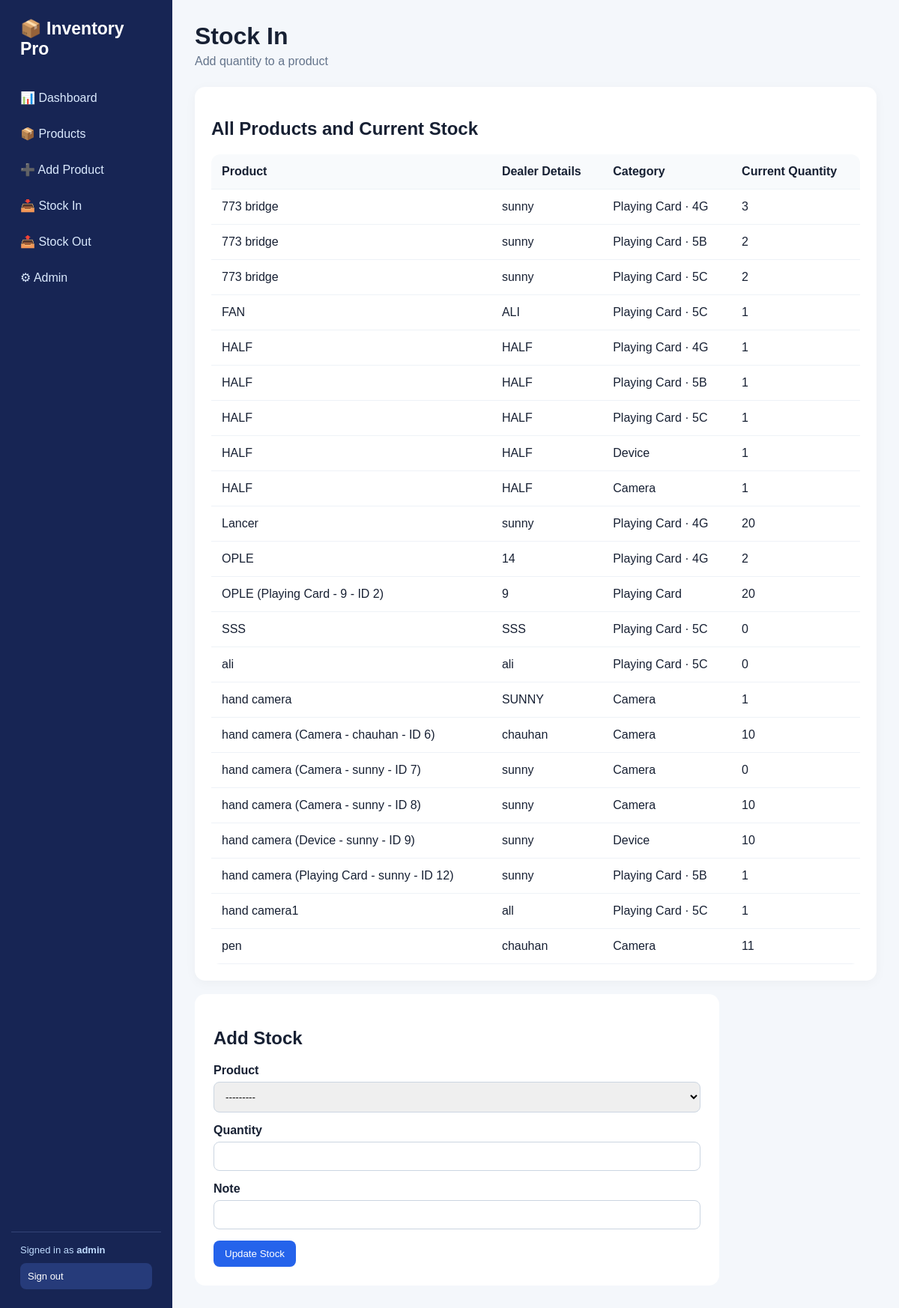
Page /stock-in/ (signed in) on the committed database.
### inventory/models.py (models this page shows, shortened)
class Product(models.Model):
    name = models.CharField(
        max_length=150,
    )
    sku = models.CharField(max_length=50)
    category = models.ForeignKey(Category, on_delete=models.SET_NULL, null=True, blank=True)
    subcategory = models.CharField(
        max_length=2,
        choices=[("5C", "5C"), ("5B", "5B"), ("4G", "4G")],
        blank=True,
    )
    purchase_price = models.DecimalField(max_digits=12, decimal_places=2, default=0)
    selling_price = models.DecimalField(max_digits=12, decimal_places=2, default=0)
    quantity = models.PositiveIntegerField(default=0)
    low_stock_limit = models.PositiveIntegerField(default=5)
    created_at = models.DateTimeField(auto_now_add=True)
    class Meta:
        constraints = [
            models.UniqueConstraint(
                fields=("name", "category", "subcategory"),
                name="unique_product_name_category_subcategory",
                violation_error_message=(
                    "A product with this name already exists in this "
                    "category and subcategory."
                ),
            )
        ]

class Category(models.Model):
    name = models.CharField(max_length=100, unique=True)
    def __str__(self): return self.name

### inventory/views.py (the view)
# urls.py: path("stock-in/", views.stock_in, name="stock_in"),
@login_required
def stock_in(request):
    return stock_change(request, "IN")

### inventory/forms.py
class StockTransactionForm(forms.Form):
    product = ProductChoiceField(queryset=Product.objects.none())
    quantity = forms.IntegerField(min_value=1)
    note = forms.CharField(required=False, max_length=255)
    def __init__(self, *args, kind, **kwargs):
        super().__init__(*args, **kwargs)
        products = Product.objects.order_by("name")
        if kind == "OUT":
            products = products.filter(quantity__gt=0)
        self.fields["product"].queryset = products

### inventory/forms.py (called while the page is built)
    def label_from_instance(self, product):
        return f"{product.name} ({product.sku}) — Current: {product.quantity}"

### templates/stock_form.html (shortened to what this page needs)
{% extends "base.html" %}{% block title %}{% if kind == "IN" %}Stock In{% else %}Stock Out{% endif %}{% endblock %}{% block content %}
<div class="top"><div><h1>{% if kind == "IN" %}Stock In{% else %}Stock Out / Sales{% endif %}</h1><div class="muted">{% if kind == "IN" %}Add quantity to a product{% else %}Choose a product to sell from available stock{% endif %}</div></div></div>
<div class="card"><h2>All Products and Current Stock</h2><table><tr><th>Product</th><th>Dealer Details</th><th>Category</th><th>Current Quantity</th></tr>
{% for p in products %}<tr><td>{{p.name}}</td><td>{{p.sku}}</td><td>{{p.category|default:"-"}}{% if p.subcategory %} · {{p.subcategory}}{% endif %}</td><td>{{p.quantity}}</td></tr>
{% empty %}<tr><td colspan="4">No products have been added yet.</td></tr>{% endfor %}</table></div>
<br><form method="post" class="form">{% csrf_token %}<h2>{% if kind == "IN" %}Add Stock{% else %}Record Sale / Stock Out{% endif %}</h2>
<div class="field"><label for="{{form.product.id_for_label}}">Product</label>{{form.product}}</div>
<div class="field"><label for="{{form.quantity.id_for_label}}">Quantity</label>{{form.quantity}}{% for error in form.quantity.errors %}<div class="alert">{{error}}</div>{% endfor %}</div>
<div class="field"><label for="{{form.note.id_for_label}}">Note</label>{{form.note}}{% for error in form.note.errors %}<div class="alert">{{error}}</div>{% endfor %}</div>
<button class="btn">{% if kind == "IN" %}Update Stock{% else %}Record Sale{% endif %}</button></form>{% endblock %}

### templates/base.html (shortened to what this page needs)
<!doctype html>
<html><head><meta charset="utf-8"><meta name="viewport" content="width=device-width,initial-scale=1">
</head><body>
<aside class="sidebar"><div class="brand">📦 Inventory Pro</div><div class="nav">
<a href="/">📊 Dashboard</a><a href="/products/">📦 Products</a><a href="/products/add/">➕ Add Product</a>
<a href="/stock-in/">📥 Stock In</a><a href="/stock-out/">📤 Stock Out</a><a href="/admin/">⚙ Admin</a>
</div><div class="sidebar-footer"><div>Signed in as <strong>{{ request.user.get_username }}</strong></div><form method="post" action="{% url 'logout' %}">{% csrf_token %}<button type="submit">Sign out</button></form></div></aside>
<main class="main">
{% block content %}{% endblock %}
</main></body></html>

### templates/base.html (style rules this page uses)
* { box-sizing:border-box }
body { margin:0;font-family:Arial,sans-serif;background:#f4f7fb;color:#172033 }
.sidebar { position:fixed;left:0;top:0;bottom:0;width:230px;background:#172554;color:white;padding:25px 15px;display:flex;flex-direction:column }
.brand { font-size:23px;font-weight:700;padding:0 12px 25px }
.nav a { display:block;color:#dbeafe;text-decoration:none;padding:12px;border-radius:9px;margin:5px 0 }
.sidebar-footer { margin-top:auto;padding:16px 12px 0;border-top:1px solid #334477;color:#bfdbfe;font-size:13px }
.sidebar-footer form { margin-top:10px }
.sidebar-footer button { width:100%;padding:10px;border:0;border-radius:8px;background:#263b7a;color:white;text-align:left;cursor:pointer;font:inherit }
.main { margin-left:230px;padding:30px;max-width:1400px }
.top { display:flex;justify-content:space-between;align-items:center;margin-bottom:25px }
h1 { margin:0 0 6px }
.muted { color:#64748b }
.card { background:white;padding:22px;border-radius:14px;box-shadow:0 3px 15px #0000000a }
table { width:100%;border-collapse:collapse;background:white;border-radius:12px;overflow:hidden }
th,td { padding:14px;text-align:left;border-bottom:1px solid #eef2f7 }
th { background:#f8fafc }
.btn { display:inline-block;border:0;border-radius:8px;padding:10px 15px;text-decoration:none;background:#2563eb;color:white;cursor:pointer }
.form { max-width:700px;background:white;padding:25px;border-radius:14px }
.field { margin-bottom:15px }
label { display:block;font-weight:600;margin-bottom:6px }
input,select { width:100%;padding:11px;border:1px solid #cbd5e1;border-radius:8px }

### rows in the picture
Product: name "773 bridge", sku "sunny", category "Playing Card", subcategory "4G", quantity "3"
Product: name "773 bridge", sku "sunny", category "Playing Card", subcategory "5B", quantity "2"
Product: name "773 bridge", sku "sunny", category "Playing Card", subcategory "5C", quantity "2"
Product: name "FAN", sku "ALI", category "Playing Card", subcategory "5C", quantity "1"
Product: name "HALF", sku "HALF", category "Playing Card", subcategory "4G", quantity "1"
Product: name "HALF", sku "HALF", category "Playing Card", subcategory "5B", quantity "1"
Product: name "HALF", sku "HALF", category "Playing Card", subcategory "5C", quantity "1"
Product: name "HALF", sku "HALF", category "Device", quantity "1"
Product: name "HALF", sku "HALF", category "Camera", quantity "1"
Product: name "Lancer", sku "sunny", category "Playing Card", subcategory "4G", quantity "20"
Product: name "OPLE", sku "14", category "Playing Card", subcategory "4G", quantity "2"
Product: name "OPLE (Playing Card - 9 - ID 2)", sku "9", category "Playing Card", quantity "20"
Product: name "SSS", sku "SSS", category "Playing Card", subcategory "5C", quantity "0"
Product: name "ali", sku "ali", category "Playing Card", subcategory "5C", quantity "0"
Product: name "hand camera", sku "SUNNY", category "Camera", quantity "1"
Product: name "hand camera (Camera - chauhan - ID 6)", sku "chauhan", category "Camera", quantity "10"
Product: name "hand camera (Camera - sunny - ID 7)", sku "sunny", category "Camera", quantity "0"
Product: name "hand camera (Camera - sunny - ID 8)", sku "sunny", category "Camera", quantity "10"
Product: name "hand camera (Device - sunny - ID 9)", sku "sunny", category "Device", quantity "10"
Product: name "hand camera (Playing Card - sunny - ID 12)", sku "sunny", category "Playing Card", subcategory "5B", quantity "1"
Product: name "hand camera1", sku "all", category "Playing Card", subcategory "5C", quantity "1"
Product: name "pen", sku "chauhan", category "Camera", quantity "11"

### other values in the picture
{{ request.user.get_username }} "admin"
